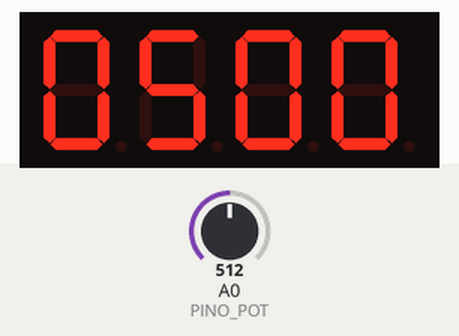
Simulated run of this sketch. Board: Arduino Uno, built with avr-gcc and run on an emulated ATmega328P. Parts: 4-digit seven-segment display. Inputs (shaded band) come from the test bench; at power-on: A0 (PINO_POT) = 512.

Above: at 1.2 s.
1.3 s: A0 (PINO_POT) set to 716
At 2.4 s:
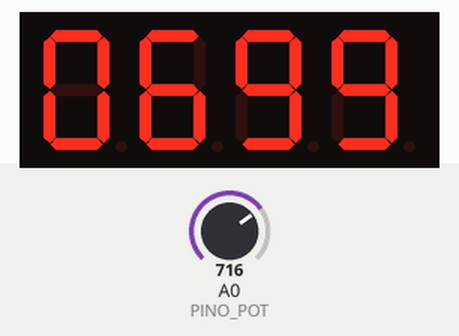
2.8 s: A0 (PINO_POT) set to 900
At 4.0 s:
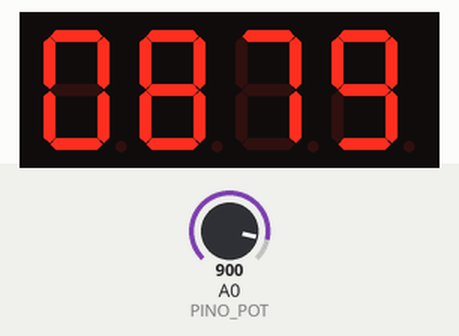
4.4 s: A0 (PINO_POT) set to 1010
At 5.6 s:
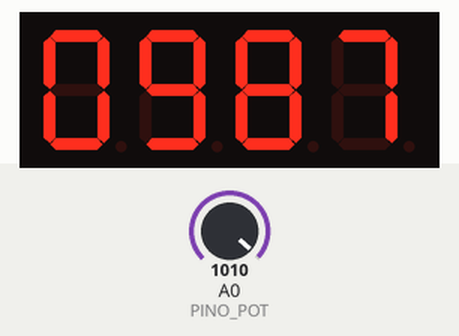
Timing chart, 0 to 7.4 s (numbered marks = the images above; inputs shaded):
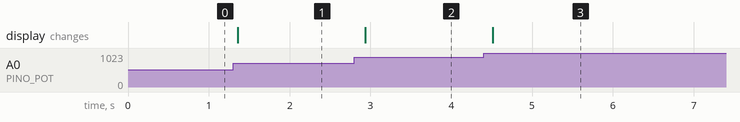

The sketch:

c3_indicador_nivel.ino
```cpp
// Lab 02 - Etapa 3C (indicador de nível 0 a 1000)
// Objetivo: converter a leitura do potenciômetro (0-1023) para um nível de
// 0 a 1000 com map() e mostrá-lo sem estouro nem valor negativo.
// Status: não testado em bancada.
//
// Ligação (a confirmar na bancada): CLK -> D7, DIO -> D8; potenciômetro no A0.

#include <TM1637Display.h>

const byte PINO_CLK = 7;
const byte PINO_DIO = 8;
const byte PINO_POT = A0;

const int NIVEL_MIN = 0;
const int NIVEL_MAX = 1000;

TM1637Display display(PINO_CLK, PINO_DIO);

void setup() {
  display.setBrightness(5);
}

void loop() {
  int leitura = analogRead(PINO_POT);
  int nivel = map(leitura, 0, 1023, NIVEL_MIN, NIVEL_MAX);

  // map() não limita o resultado; constrain() garante 0..1000 (sem negativo
  // e sem passar de 4 dígitos).
  nivel = constrain(nivel, NIVEL_MIN, NIVEL_MAX);

  // true = COM zeros à esquerda: o nível aparece sempre com 4 dígitos
  // (0000, 0042, 0500, 1000), então a largura não muda enquanto gira.
  display.showNumberDec(nivel, true);
  delay(100);
}
```

Measured:
- after the input at 1.3 s, the display: changes after 0.06 s (image 1)
- after the input at 2.8 s, the display: changes after 0.13 s (image 2)
- after the input at 4.4 s, the display: changes after 0.11 s (image 3)
